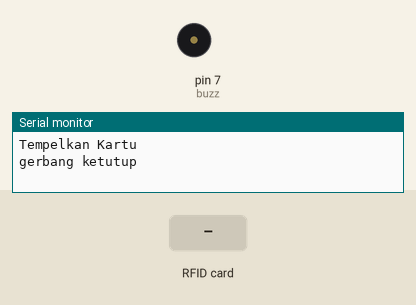
Recording of a sketch running on a simulated Arduino Uno, built with avr-gcc and run on an emulated ATmega328P. On the bench: buzzer (waves = sounding, pin HIGH), the last lines printed to the serial monitor. Inputs (shaded band) come from the test bench. Pins used as bus, display or sensor lines are not drawn.

Above: at 1.2 s.
1.3 s: RFID card 5E 7A 19 C4 held to the reader
At 1.45 s:
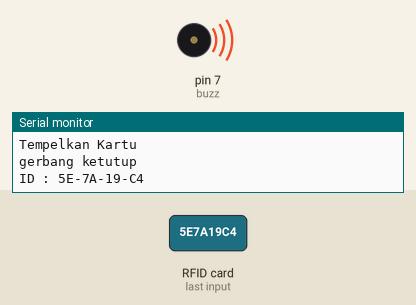
Timing chart, 0 to 4.3 s (numbered marks = the images above; inputs shaded):
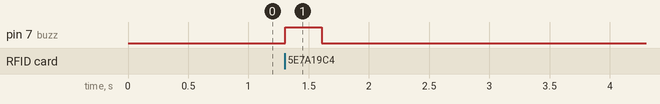

Measured:
- after the input at 1.3 s, pin 7 (buzz): LOW → HIGH at once, → LOW 0.30 s later

The sketch:

8._challange_rfid.ino
```cpp
#include<SPI.h>
#include<MFRC522.h>

//inisialisi variable
#define SS_PIN 10
#define RST_PIN 9

String uidString;
int buzz = 7;
MFRC522 mfrc522(SS_PIN, RST_PIN); //create mfrc522 instance

int ir = 2;
void bener(){
  digitalWrite(buzz, HIGH);
  delay(150);
  digitalWrite(buzz, LOW);
  delay(50);
  digitalWrite(buzz, HIGH);
  delay(150);
  digitalWrite(buzz, LOW);
  delay(50);
}

void salah(){
  digitalWrite(buzz, HIGH);
  delay(300);
  digitalWrite(buzz,LOW);
  delay(50);
}

void setup() {
  // put your setup code here, to run once:
  Serial.begin(115200);
  SPI.begin(); //initiate SPI BUS
  mfrc522.PCD_Init();
  pinMode(buzz, OUTPUT);
  Serial.println("Tempelkan Kartu");
  pinMode(ir, INPUT);
  Serial.println("gerbang ketutup");
}

void loop() {
  // put your main code here, to run repeatedly:

  if(mfrc522.PICC_IsNewCardPresent()){
      readRFID();
      Serial.print("ID : ");
      Serial.println(uidString);
      if(uidString== "5-8D-4-AE" || uidString == "5-8F-8E-BF"){ //ktp aing
         bener();
         Serial.println("berhasil1");
         delay(100);
         Serial.println("Masuuuk oii");
         Serial.println("Gerbang Kebuka");
         while(1){
          int state = digitalRead(ir);
          if (state == 1){
            state =1;
          }else {
            Serial.println("Gerbang ketutup");
            break;
          }
         }
      }
      else{
        salah();
        Serial.println("ga terdaftar");
        Serial.println("Gerbang ketutup");
      }
    }

}

  void readRFID(){
  mfrc522.PICC_ReadCardSerial();
  uidString = String(mfrc522.uid.uidByte[0],HEX) + "-" +
              String(mfrc522.uid.uidByte[1],HEX) + "-" +
              String(mfrc522.uid.uidByte[2],HEX) + "-" +
              String(mfrc522.uid.uidByte[3],HEX);
              uidString.toUpperCase();
  }


   /*
  //Show UID on Serial Monitor
  Serial.print("UID tag :");
  String content = "";
  byte letter;
  for(byte i = 0; i<mfrc522.uid.size; i++){
//    Serial.print(mfrc522.uid.uidByte[i],HEX);
//    content.concat(String(mfrc522.uid.uidByte[i]<0x10?"0"));
//    content.concat(String(mfrc522.uid.uidByte[i],HEX));
 Serial.print(mfrc522.uid.uidByte[i] < 0x10 ? " 0" : "");
 Serial.print(mfrc522.uid.uidByte[i], HEX);
 content.concat(String(mfrc522.uid.uidByte[i] < 0x10 ? " 0" : ""));
 content.concat(String(mfrc522.uid.uidByte[i], HEX));
  }
  Serial.println();
 Serial.print("Message : ");
 content.toUpperCase();
 if (content.substring(1) == "058D 04AEAB71 00") //Sesuaikan dengan ID kartu anda
 {
 bener();
 Serial.println("Seep valid");
 delay(2000);
 }else if (content.substring(1) == "058F8EBF5DC1 00"){
   bener();
 Serial.println("Seep valid2");
 delay(2000);
 }
 else{
  salah();
 Serial.println("Kartu Belum Terdaftar!");
 }
 Serial.println("Tempelkan Kartu!");
 delay(500); //Jeda waktu perulagan seama 500 mili detik
}*/
```
